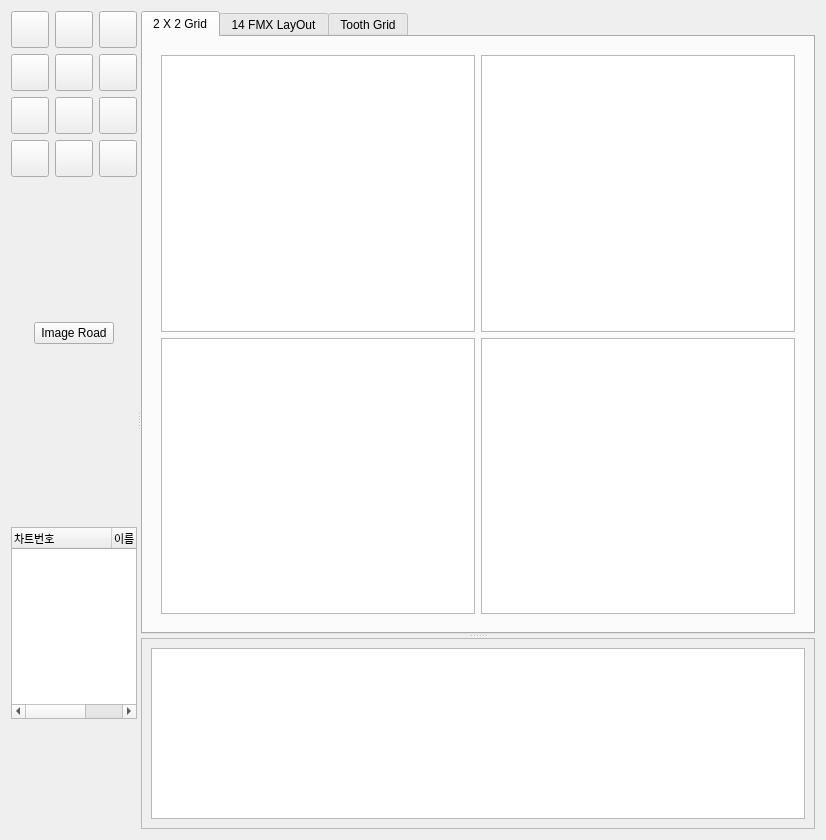
<?xml version="1.0" encoding="UTF-8"?>
<ui version="4.0">
 <class>ImageManagementForm</class>
 <widget class="QWidget" name="ImageManagementForm">
  <property name="geometry">
   <rect>
    <x>0</x>
    <y>0</y>
    <width>728</width>
    <height>840</height>
   </rect>
  </property>
  <property name="windowTitle">
   <string>Form</string>
  </property>
  <layout class="QVBoxLayout" name="verticalLayout_15">
   <item>
    <widget class="QSplitter" name="splitter2">
     <property name="orientation">
      <enum>Qt::Horizontal</enum>
     </property>
     <widget class="QWidget" name="layoutWidget">
      <layout class="QVBoxLayout" name="verticalLayout_6">
       <item>
        <layout class="QGridLayout" name="gridLayout_2">
         <item row="0" column="0">
          <widget class="QToolButton" name="zoomInToolButton">
           <property name="text">
            <string/>
           </property>
           <property name="icon">
            <iconset resource="picture.qrc">
             <normaloff>:/image/zoomIn.jpg</normaloff>:/image/zoomIn.jpg</iconset>
           </property>
           <property name="iconSize">
            <size>
             <width>30</width>
             <height>30</height>
            </size>
           </property>
          </widget>
         </item>
         <item row="0" column="1">
          <widget class="QToolButton" name="zoomOutToolButton">
           <property name="text">
            <string/>
           </property>
           <property name="icon">
            <iconset resource="picture.qrc">
             <normaloff>:/image/zoomOut2.jpg</normaloff>:/image/zoomOut2.jpg</iconset>
           </property>
           <property name="iconSize">
            <size>
             <width>30</width>
             <height>30</height>
            </size>
           </property>
          </widget>
         </item>
         <item row="0" column="2">
          <widget class="QToolButton" name="sharpeningToolButton_2">
           <property name="text">
            <string/>
           </property>
           <property name="iconSize">
            <size>
             <width>30</width>
             <height>30</height>
            </size>
           </property>
          </widget>
         </item>
         <item row="1" column="0">
          <widget class="QToolButton" name="leftRotateToolButton">
           <property name="text">
            <string/>
           </property>
           <property name="icon">
            <iconset resource="picture.qrc">
             <normaloff>:/image/rightRotate.png</normaloff>:/image/rightRotate.png</iconset>
           </property>
           <property name="iconSize">
            <size>
             <width>30</width>
             <height>30</height>
            </size>
           </property>
          </widget>
         </item>
         <item row="1" column="1">
          <widget class="QToolButton" name="rightRotateToolButton">
           <property name="text">
            <string/>
           </property>
           <property name="icon">
            <iconset resource="picture.qrc">
             <normaloff>:/image/leftRotate.png</normaloff>:/image/leftRotate.png</iconset>
           </property>
           <property name="iconSize">
            <size>
             <width>30</width>
             <height>30</height>
            </size>
           </property>
          </widget>
         </item>
         <item row="1" column="2">
          <widget class="QToolButton" name="morphingToolButton_2">
           <property name="text">
            <string/>
           </property>
           <property name="iconSize">
            <size>
             <width>30</width>
             <height>30</height>
            </size>
           </property>
          </widget>
         </item>
         <item row="2" column="0">
          <widget class="QToolButton" name="verticalToolButton_2">
           <property name="text">
            <string/>
           </property>
           <property name="iconSize">
            <size>
             <width>30</width>
             <height>30</height>
            </size>
           </property>
          </widget>
         </item>
         <item row="2" column="1">
          <widget class="QToolButton" name="horizontalToolButton_2">
           <property name="text">
            <string/>
           </property>
           <property name="iconSize">
            <size>
             <width>30</width>
             <height>30</height>
            </size>
           </property>
          </widget>
         </item>
         <item row="2" column="2">
          <widget class="QToolButton" name="toolButton_10">
           <property name="text">
            <string/>
           </property>
           <property name="iconSize">
            <size>
             <width>30</width>
             <height>30</height>
            </size>
           </property>
          </widget>
         </item>
         <item row="3" column="0">
          <widget class="QToolButton" name="verticalToolButton_3">
           <property name="text">
            <string/>
           </property>
           <property name="iconSize">
            <size>
             <width>30</width>
             <height>30</height>
            </size>
           </property>
          </widget>
         </item>
         <item row="3" column="1">
          <widget class="QToolButton" name="horizontalToolButton_3">
           <property name="text">
            <string/>
           </property>
           <property name="iconSize">
            <size>
             <width>30</width>
             <height>30</height>
            </size>
           </property>
          </widget>
         </item>
         <item row="3" column="2">
          <widget class="QToolButton" name="toolButton_11">
           <property name="text">
            <string/>
           </property>
           <property name="iconSize">
            <size>
             <width>30</width>
             <height>30</height>
            </size>
           </property>
          </widget>
         </item>
        </layout>
       </item>
       <item>
        <layout class="QVBoxLayout" name="verticalLayout">
         <item>
          <spacer name="verticalSpacer_5">
           <property name="orientation">
            <enum>Qt::Vertical</enum>
           </property>
           <property name="sizeHint" stdset="0">
            <size>
             <width>20</width>
             <height>18</height>
            </size>
           </property>
          </spacer>
         </item>
         <item>
          <layout class="QHBoxLayout" name="horizontalLayout">
           <item>
            <spacer name="horizontalSpacer_3">
             <property name="orientation">
              <enum>Qt::Horizontal</enum>
             </property>
             <property name="sizeHint" stdset="0">
              <size>
               <width>13</width>
               <height>17</height>
              </size>
             </property>
            </spacer>
           </item>
           <item>
            <widget class="QPushButton" name="imageRoadButton">
             <property name="text">
              <string>Image Road</string>
             </property>
             <property name="iconSize">
              <size>
               <width>33</width>
               <height>21</height>
              </size>
             </property>
            </widget>
           </item>
           <item>
            <spacer name="horizontalSpacer_2">
             <property name="orientation">
              <enum>Qt::Horizontal</enum>
             </property>
             <property name="sizeHint" stdset="0">
              <size>
               <width>13</width>
               <height>17</height>
              </size>
             </property>
            </spacer>
           </item>
          </layout>
         </item>
         <item>
          <spacer name="verticalSpacer_6">
           <property name="orientation">
            <enum>Qt::Vertical</enum>
           </property>
           <property name="sizeHint" stdset="0">
            <size>
             <width>20</width>
             <height>17</height>
            </size>
           </property>
          </spacer>
         </item>
        </layout>
       </item>
       <item>
        <layout class="QVBoxLayout" name="verticalLayout_2">
         <item>
          <spacer name="verticalSpacer_7">
           <property name="orientation">
            <enum>Qt::Vertical</enum>
           </property>
           <property name="sizeHint" stdset="0">
            <size>
             <width>20</width>
             <height>38</height>
            </size>
           </property>
          </spacer>
         </item>
         <item>
          <widget class="QTreeWidget" name="treeWidget_2">
           <property name="font">
            <font>
             <family>고도 M</family>
             <pointsize>8</pointsize>
            </font>
           </property>
           <column>
            <property name="text">
             <string>차트번호</string>
            </property>
           </column>
           <column>
            <property name="text">
             <string>이름</string>
            </property>
           </column>
          </widget>
         </item>
         <item>
          <spacer name="verticalSpacer_8">
           <property name="orientation">
            <enum>Qt::Vertical</enum>
           </property>
           <property name="sizeHint" stdset="0">
            <size>
             <width>20</width>
             <height>110</height>
            </size>
           </property>
          </spacer>
         </item>
        </layout>
       </item>
      </layout>
     </widget>
     <widget class="QSplitter" name="splitter">
      <property name="orientation">
       <enum>Qt::Vertical</enum>
      </property>
      <widget class="QTabWidget" name="tabWidget">
       <property name="currentIndex">
        <number>0</number>
       </property>
       <widget class="QWidget" name="grid">
        <attribute name="title">
         <string>2 X 2 Grid</string>
        </attribute>
        <layout class="QVBoxLayout" name="verticalLayout_4">
         <item>
          <widget class="QWidget" name="widget" native="true">
           <layout class="QVBoxLayout" name="verticalLayout_3">
            <item>
             <layout class="QGridLayout" name="gridLayout">
              <item row="1" column="0">
               <widget class="QGraphicsView" name="graphicsView3"/>
              </item>
              <item row="0" column="0">
               <widget class="QGraphicsView" name="graphicsView1"/>
              </item>
              <item row="0" column="1">
               <widget class="QGraphicsView" name="graphicsView2"/>
              </item>
              <item row="1" column="1">
               <widget class="QGraphicsView" name="graphicsView4"/>
              </item>
             </layout>
            </item>
           </layout>
          </widget>
         </item>
        </layout>
       </widget>
       <widget class="QWidget" name="fmxLayOut">
        <attribute name="title">
         <string>14 FMX LayOut</string>
        </attribute>
        <layout class="QVBoxLayout" name="verticalLayout_14">
         <item>
          <layout class="QVBoxLayout" name="verticalLayout_9">
           <item>
            <layout class="QHBoxLayout" name="horizontalLayout_2">
             <item>
              <widget class="QWidget" name="widget_2" native="true">
               <layout class="QVBoxLayout" name="verticalLayout_7">
                <item>
                 <widget class="QGraphicsView" name="graphicsView1_2"/>
                </item>
                <item>
                 <spacer name="verticalSpacer">
                  <property name="orientation">
                   <enum>Qt::Vertical</enum>
                  </property>
                  <property name="sizeHint" stdset="0">
                   <size>
                    <width>17</width>
                    <height>20</height>
                   </size>
                  </property>
                 </spacer>
                </item>
               </layout>
              </widget>
             </item>
             <item>
              <widget class="QWidget" name="widget_3" native="true">
               <layout class="QVBoxLayout" name="verticalLayout_8">
                <item>
                 <widget class="QGraphicsView" name="graphicsView1_11"/>
                </item>
                <item>
                 <spacer name="verticalSpacer_9">
                  <property name="orientation">
                   <enum>Qt::Vertical</enum>
                  </property>
                  <property name="sizeHint" stdset="0">
                   <size>
                    <width>20</width>
                    <height>18</height>
                   </size>
                  </property>
                 </spacer>
                </item>
               </layout>
              </widget>
             </item>
             <item>
              <widget class="QWidget" name="widget_4" native="true">
               <layout class="QVBoxLayout" name="verticalLayout_10">
                <item>
                 <widget class="QGraphicsView" name="graphicsView1_9"/>
                </item>
               </layout>
              </widget>
             </item>
             <item>
              <widget class="QWidget" name="widget_5" native="true">
               <layout class="QVBoxLayout" name="verticalLayout_11">
                <item>
                 <widget class="QGraphicsView" name="graphicsView1_13"/>
                </item>
               </layout>
              </widget>
             </item>
             <item>
              <widget class="QWidget" name="widget_6" native="true">
               <layout class="QVBoxLayout" name="verticalLayout_12">
                <item>
                 <widget class="QGraphicsView" name="graphicsView1_15"/>
                </item>
               </layout>
              </widget>
             </item>
             <item>
              <widget class="QWidget" name="widget_7" native="true">
               <layout class="QVBoxLayout" name="verticalLayout_13">
                <item>
                 <widget class="QGraphicsView" name="graphicsView1_16"/>
                </item>
                <item>
                 <spacer name="verticalSpacer_10">
                  <property name="orientation">
                   <enum>Qt::Vertical</enum>
                  </property>
                  <property name="sizeHint" stdset="0">
                   <size>
                    <width>20</width>
                    <height>4</height>
                   </size>
                  </property>
                 </spacer>
                </item>
               </layout>
              </widget>
             </item>
             <item>
              <widget class="QWidget" name="widget_8" native="true">
               <layout class="QVBoxLayout" name="verticalLayout_24">
                <item>
                 <widget class="QGraphicsView" name="graphicsView1_18"/>
                </item>
                <item>
                 <spacer name="verticalSpacer_12">
                  <property name="orientation">
                   <enum>Qt::Vertical</enum>
                  </property>
                  <property name="sizeHint" stdset="0">
                   <size>
                    <width>20</width>
                    <height>18</height>
                   </size>
                  </property>
                 </spacer>
                </item>
               </layout>
              </widget>
             </item>
            </layout>
           </item>
           <item>
            <layout class="QHBoxLayout" name="horizontalLayout_3">
             <item>
              <widget class="QWidget" name="widget_11" native="true">
               <layout class="QVBoxLayout" name="verticalLayout_27">
                <item>
                 <spacer name="verticalSpacer_24">
                  <property name="orientation">
                   <enum>Qt::Vertical</enum>
                  </property>
                  <property name="sizeHint" stdset="0">
                   <size>
                    <width>20</width>
                    <height>18</height>
                   </size>
                  </property>
                 </spacer>
                </item>
                <item>
                 <widget class="QGraphicsView" name="graphicsView1_39"/>
                </item>
               </layout>
              </widget>
             </item>
             <item>
              <widget class="QWidget" name="widget_14" native="true">
               <layout class="QVBoxLayout" name="verticalLayout_30">
                <item>
                 <spacer name="verticalSpacer_26">
                  <property name="orientation">
                   <enum>Qt::Vertical</enum>
                  </property>
                  <property name="sizeHint" stdset="0">
                   <size>
                    <width>20</width>
                    <height>17</height>
                   </size>
                  </property>
                 </spacer>
                </item>
                <item>
                 <widget class="QGraphicsView" name="graphicsView1_42"/>
                </item>
               </layout>
              </widget>
             </item>
             <item>
              <widget class="QWidget" name="widget_13" native="true">
               <layout class="QVBoxLayout" name="verticalLayout_29">
                <item>
                 <widget class="QGraphicsView" name="graphicsView1_41"/>
                </item>
               </layout>
              </widget>
             </item>
             <item>
              <widget class="QWidget" name="widget_10" native="true">
               <layout class="QVBoxLayout" name="verticalLayout_26">
                <item>
                 <widget class="QGraphicsView" name="graphicsView1_38"/>
                </item>
               </layout>
              </widget>
             </item>
             <item>
              <widget class="QWidget" name="widget_9" native="true">
               <layout class="QVBoxLayout" name="verticalLayout_25">
                <item>
                 <widget class="QGraphicsView" name="graphicsView1_37"/>
                </item>
               </layout>
              </widget>
             </item>
             <item>
              <widget class="QWidget" name="widget_12" native="true">
               <layout class="QVBoxLayout" name="verticalLayout_28">
                <item>
                 <spacer name="verticalSpacer_25">
                  <property name="orientation">
                   <enum>Qt::Vertical</enum>
                  </property>
                  <property name="sizeHint" stdset="0">
                   <size>
                    <width>20</width>
                    <height>4</height>
                   </size>
                  </property>
                 </spacer>
                </item>
                <item>
                 <widget class="QGraphicsView" name="graphicsView1_40"/>
                </item>
               </layout>
              </widget>
             </item>
             <item>
              <widget class="QWidget" name="widget_16" native="true">
               <layout class="QVBoxLayout" name="verticalLayout_31">
                <item>
                 <spacer name="verticalSpacer_28">
                  <property name="orientation">
                   <enum>Qt::Vertical</enum>
                  </property>
                  <property name="sizeHint" stdset="0">
                   <size>
                    <width>20</width>
                    <height>4</height>
                   </size>
                  </property>
                 </spacer>
                </item>
                <item>
                 <widget class="QGraphicsView" name="graphicsView1_44"/>
                </item>
               </layout>
              </widget>
             </item>
            </layout>
           </item>
          </layout>
         </item>
        </layout>
       </widget>
       <widget class="QWidget" name="toothGrid">
        <attribute name="title">
         <string>Tooth Grid</string>
        </attribute>
        <layout class="QHBoxLayout" name="horizontalLayout_4">
         <item>
          <layout class="QGridLayout" name="gridLayout_6">
           <item row="3" column="1">
            <widget class="QWidget" name="widget_60" native="true">
             <layout class="QVBoxLayout" name="verticalLayout_67">
              <item>
               <widget class="QSplitter" name="splitter_46">
                <property name="orientation">
                 <enum>Qt::Vertical</enum>
                </property>
               </widget>
              </item>
             </layout>
            </widget>
           </item>
           <item row="0" column="5">
            <widget class="QWidget" name="widget_53" native="true">
             <layout class="QVBoxLayout" name="verticalLayout_60">
              <item>
               <widget class="QSplitter" name="splitter_39">
                <property name="orientation">
                 <enum>Qt::Vertical</enum>
                </property>
               </widget>
              </item>
             </layout>
            </widget>
           </item>
           <item row="0" column="3" colspan="2">
            <widget class="QWidget" name="widget_52" native="true">
             <layout class="QVBoxLayout" name="verticalLayout_59">
              <item>
               <widget class="QSplitter" name="splitter_38">
                <property name="orientation">
                 <enum>Qt::Vertical</enum>
                </property>
               </widget>
              </item>
             </layout>
            </widget>
           </item>
           <item row="0" column="2" rowspan="2">
            <widget class="QWidget" name="widget_51" native="true">
             <layout class="QVBoxLayout" name="verticalLayout_58">
              <item>
               <widget class="QSplitter" name="splitter_37">
                <property name="orientation">
                 <enum>Qt::Vertical</enum>
                </property>
                <widget class="QGraphicsView" name="graphicsView_16"/>
               </widget>
              </item>
             </layout>
            </widget>
           </item>
           <item row="2" column="1">
            <widget class="QWidget" name="widget_55" native="true">
             <layout class="QVBoxLayout" name="verticalLayout_62">
              <item>
               <widget class="QSplitter" name="splitter_41">
                <property name="orientation">
                 <enum>Qt::Horizontal</enum>
                </property>
                <widget class="QGraphicsView" name="graphicsView_17"/>
               </widget>
              </item>
             </layout>
            </widget>
           </item>
           <item row="3" column="0">
            <widget class="QWidget" name="widget_59" native="true">
             <layout class="QVBoxLayout" name="verticalLayout_66">
              <item>
               <widget class="QSplitter" name="splitter_45">
                <property name="orientation">
                 <enum>Qt::Vertical</enum>
                </property>
               </widget>
              </item>
             </layout>
            </widget>
           </item>
           <item row="0" column="0">
            <widget class="QWidget" name="widget_49" native="true">
             <layout class="QVBoxLayout" name="verticalLayout_56">
              <item>
               <widget class="QSplitter" name="splitter_35">
                <property name="orientation">
                 <enum>Qt::Vertical</enum>
                </property>
               </widget>
              </item>
             </layout>
            </widget>
           </item>
           <item row="3" column="3" colspan="2">
            <widget class="QWidget" name="widget_62" native="true">
             <layout class="QVBoxLayout" name="verticalLayout_69">
              <item>
               <widget class="QSplitter" name="splitter_48">
                <property name="orientation">
                 <enum>Qt::Vertical</enum>
                </property>
               </widget>
              </item>
             </layout>
            </widget>
           </item>
           <item row="2" column="4" colspan="2">
            <widget class="QWidget" name="widget_58" native="true">
             <layout class="QVBoxLayout" name="verticalLayout_65">
              <item>
               <widget class="QSplitter" name="splitter_44">
                <property name="orientation">
                 <enum>Qt::Vertical</enum>
                </property>
               </widget>
              </item>
             </layout>
            </widget>
           </item>
           <item row="3" column="2">
            <widget class="QWidget" name="widget_61" native="true">
             <layout class="QVBoxLayout" name="verticalLayout_68">
              <item>
               <widget class="QSplitter" name="splitter_47">
                <property name="orientation">
                 <enum>Qt::Vertical</enum>
                </property>
                <widget class="QGraphicsView" name="graphicsView_20"/>
               </widget>
              </item>
             </layout>
            </widget>
           </item>
           <item row="1" column="0" rowspan="2">
            <widget class="QWidget" name="widget_54" native="true">
             <layout class="QVBoxLayout" name="verticalLayout_61">
              <item>
               <widget class="QSplitter" name="splitter_40">
                <property name="orientation">
                 <enum>Qt::Vertical</enum>
                </property>
               </widget>
              </item>
             </layout>
            </widget>
           </item>
           <item row="3" column="5">
            <widget class="QWidget" name="widget_63" native="true">
             <layout class="QVBoxLayout" name="verticalLayout_70">
              <item>
               <widget class="QSplitter" name="splitter_49">
                <property name="orientation">
                 <enum>Qt::Vertical</enum>
                </property>
               </widget>
              </item>
             </layout>
            </widget>
           </item>
           <item row="2" column="2">
            <widget class="QWidget" name="widget_56" native="true">
             <layout class="QVBoxLayout" name="verticalLayout_63">
              <item>
               <widget class="QSplitter" name="splitter_42">
                <property name="orientation">
                 <enum>Qt::Vertical</enum>
                </property>
                <widget class="QGraphicsView" name="graphicsView_18"/>
               </widget>
              </item>
             </layout>
            </widget>
           </item>
           <item row="2" column="3">
            <widget class="QWidget" name="widget_57" native="true">
             <layout class="QVBoxLayout" name="verticalLayout_64">
              <item>
               <widget class="QSplitter" name="splitter_43">
                <property name="orientation">
                 <enum>Qt::Horizontal</enum>
                </property>
                <widget class="QGraphicsView" name="graphicsView_19"/>
               </widget>
              </item>
             </layout>
            </widget>
           </item>
           <item row="0" column="1">
            <widget class="QWidget" name="widget_50" native="true">
             <layout class="QVBoxLayout" name="verticalLayout_57">
              <item>
               <widget class="QSplitter" name="splitter_36">
                <property name="orientation">
                 <enum>Qt::Vertical</enum>
                </property>
               </widget>
              </item>
             </layout>
            </widget>
           </item>
          </layout>
         </item>
        </layout>
       </widget>
      </widget>
      <widget class="QFrame" name="frame">
       <property name="frameShape">
        <enum>QFrame::StyledPanel</enum>
       </property>
       <property name="frameShadow">
        <enum>QFrame::Raised</enum>
       </property>
       <layout class="QVBoxLayout" name="verticalLayout_5">
        <item>
         <widget class="QListWidget" name="listWidget">
          <property name="sizePolicy">
           <sizepolicy hsizetype="Expanding" vsizetype="Expanding">
            <horstretch>0</horstretch>
            <verstretch>0</verstretch>
           </sizepolicy>
          </property>
          <property name="verticalScrollBarPolicy">
           <enum>Qt::ScrollBarAlwaysOff</enum>
          </property>
          <property name="horizontalScrollBarPolicy">
           <enum>Qt::ScrollBarAlwaysOff</enum>
          </property>
          <property name="iconSize">
           <size>
            <width>0</width>
            <height>0</height>
           </size>
          </property>
          <property name="gridSize">
           <size>
            <width>0</width>
            <height>0</height>
           </size>
          </property>
          <property name="viewMode">
           <enum>QListView::ListMode</enum>
          </property>
         </widget>
        </item>
       </layout>
      </widget>
     </widget>
    </widget>
   </item>
  </layout>
 </widget>
 <resources>
  <include location="picture.qrc"/>
 </resources>
 <connections/>
</ui>
